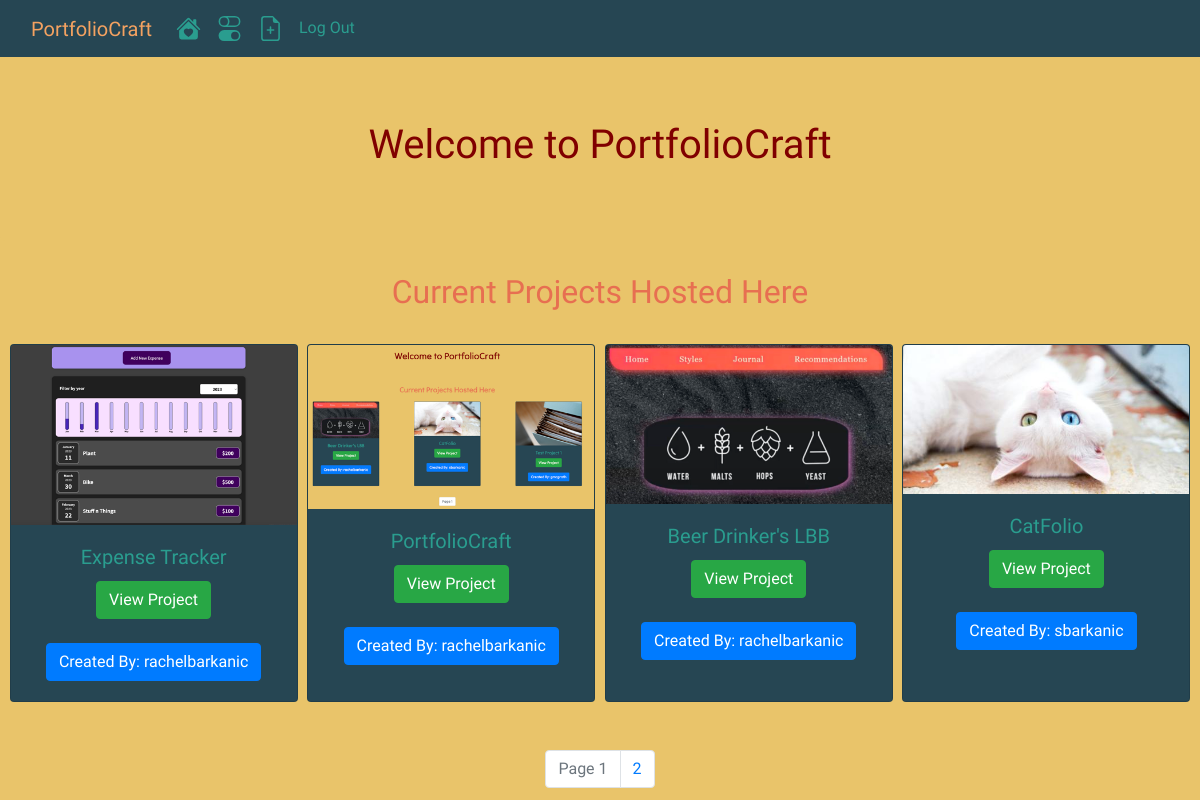
The page / (signed in) on the database its author committed.
### portfoliocraft/models.py (models this page shows, shortened)
class Project(db.Model):
    __tablename__ = 'projects'
    id = db.Column(db.Integer, autoincrement = True, primary_key = True)
    user_id = db.Column(db.Integer, db.ForeignKey('users.id'), nullable = False)
    date = db.Column(db.DateTime, nullable = False, default = datetime.utcnow)
    title = db.Column(db.String(255), nullable = False)
    description = db.Column(db.Text(255), nullable = False)
    screenshot = db.Column(db.String(255), nullable = False, default = 'default_screenshot.png')
    demo_link = db.Column(db.String(255), nullable = False)
    github_link = db.Column(db.String(255), nullable = False)

class User(db.Model, UserMixin):
    __tablename__ = 'users'
    id = db.Column(db.Integer, autoincrement = True, primary_key = True)
    profile_image = db.Column(db.String(255), nullable = False, default = 'default_profile.png')
    resume = db.Column(db.String(255), nullable = False, default = 'default_resume.png')
    first_name = db.Column(db.String(255), nullable = False, index=True)
    last_name = db.Column(db.String(255), nullable = False, index=True)
    username = db.Column(db.String(255), unique = True, nullable = False, index=True)
    email = db.Column(db.String(255), unique = True, nullable = False, index=True)
    password_hash = db.Column(db.String(255), nullable = False)
    projects = db.relationship('Project', backref = 'author', lazy = True)

### portfoliocraft/core/views.py (the view)
@core.route('/')
def index():
    page = request.args.get('page', 1 , type=int)
    projects = Project.query.order_by(Project.date.desc()).paginate(page = page, per_page = 4)
    return render_template('index.html', projects = projects)

### portfoliocraft/models.py (called while the page is built)
@login_manager.user_loader
def load_user(user_id):
    return User.query.get(user_id)

### portfoliocraft/templates/index.html
{% extends 'base.html' %}
{% block body %}
<div align="center" class="jumbotron">
    <h1>Welcome to PortfolioCraft</h1>
</div>
<div align="center"><h2>Current Projects Hosted Here</h2></div>
<br>
<div class="flex-container index" align="center">
    {% for project in projects.items %}
    <div class="card text-center" style="width: 18rem; background-color: #264653;">
        <img class="card-img-top" src="{{url_for('static', filename = 'screenshots/' +project.screenshot)}}" alt="project_image">
        <div class="card-body">
          <h5 class="card-title">{{project.title}}</h5>
          <a href=" {{url_for('projects.project', project_id = project.id)}}" class="btn btn-success">View Project</a>
          <br><br>
          <a href=" {{url_for('users.user_projects', username = project.author.username)}}" class="btn btn-primary">Created By: {{ project.author.username }}</a>
        </div>
      </div>
    {% endfor %}
</div>
<br><br>
<nav aria-label="Page Navigation">
    <ul class="pagination justify-content-center">
        {% for page_num in projects.iter_pages(left_edge=1, right_edge=1, left_current=1, right_current=1) %}
        {% if projects.page == page_num %}
        <li class="page-item disabled">
            <a class="page-link" href="{{url_for('core.index', page = page_num)}}">Page {{ page_num }}</a>
        </li>
        {% else %}
        <li class="page-item">
            <a class="page-link" href="{{url_for('core.index', page = page_num)}}">{{ page_num }}</a>
        </li>
        {% endif %}
        {% endfor %}
    </ul>
</nav>
{% endblock %}

### portfoliocraft/static/styles.css (style rules this page uses)
body { font-family: 'Tilt Neon', cursive; background-color: #e9c46a; color: #2a9d8f; }
.jumbotron { background-color: #e9c46a; }
.flex-container { display: flex; justify-content: space-evenly; }
h1 { color: maroon; }
h2 { color:#e76f51 }
.index { justify-content: space-evenly; }

### rows shown on the page
Project: screenshot (picture), title "Expense Tracker", author.username "rachelbarkanic"
Project: screenshot (picture), title "PortfolioCraft", author.username "rachelbarkanic"
Project: screenshot (picture), title "Beer Drinker's LBB", author.username "rachelbarkanic"
Project: screenshot (picture), title "CatFolio", author.username "sbarkanic"

### other values the page prints
{{ page_num }} "1"
{{ page_num }} "2"
